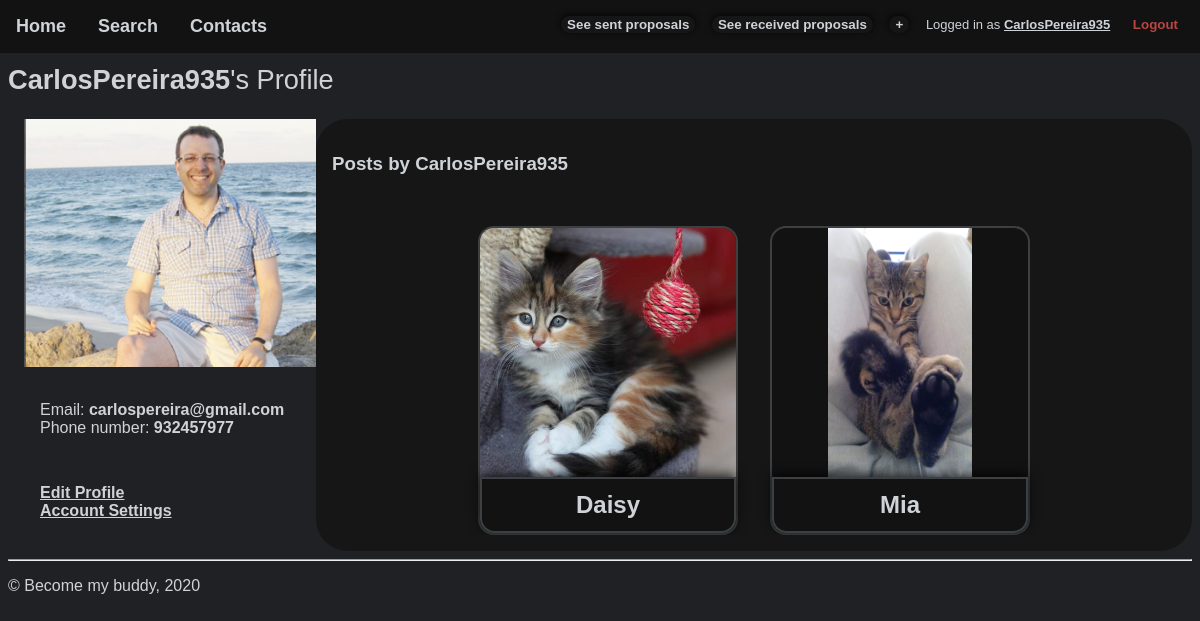
Page /pages/profile.php?username=CarlosPereira935 (signed in) on the committed database.
### tables this page shows
CREATE TABLE User(
    id INTEGER PRIMARY KEY,
    username TEXT UNIQUE NOT NULL,
    password TEXT NOT NULL,
    email TEXT UNIQUE NOT NULL,
    mobile_number CHAR(9) UNIQUE NOT NULL,
    extension TEXT
);

### pages/profile.php (called while the page is built, shortened)
<?php
  require_once '../templates/common/tpl_header_noimg.php';
  require '../database/queries/db_user.php';
  require '../templates/tpl_profile.php';
  $username = $_GET['username'];
  $user_info = getUserInfo($username);
  $user_posts = getPostsByUser($username);
  drawProfile($user_info, $user_posts);
  require_once '../templates/common/tpl_footer.php';
?>

### database/queries/db_user.php (called while the page is built, shortened)
<?php
function getUserInfo($username)
{
    $user_id = getUserId($username)['id'];
    $db = Database::instance()->db();
    $stmt = $db->prepare(
        '
        SELECT id, username, email, mobile_number, extension
        FROM User
        WHERE User.id = ?'
    );
    $stmt->execute(array($user_id));
    $users = $stmt->fetchAll();
    if (count($users) > 0) { return $users[0];
    } else { return null;
    }
}
function getUserId($username)
{
    $db = Database::instance()->db();
    $stmt = $db->prepare(
        'SELECT id FROM User WHERE username LIKE ?'
    );
    $stmt->execute(array($username));
    return $stmt->fetch();
}
?>

### templates/tpl_profile.php (the view, shortened to what this page needs)
<?php
  require '../templates/tpl_list.php';
function drawProfile($user, $user_posts)
{
    $photo_path = "../static/users/" . $user['id'] . "." . $user['extension'];
    ?>
    <h2><b><?php echo $user['username'];?></b>&#39;s Profile</h2>
    <div id="profile">
        <div id="profile-pic">
          <img src="<?php echo $photo_path; ?>" alt="User Profile Picture">
        </div>
        <ul class="nobullets" id="profile-info">
            <li>Email: <b><?php echo $user['email']; ?></b></li>
            <li>Phone number: <b><?php echo $user['mobile_number']; ?></b></li>
        </ul>
        <?php if($user['username'] == $_SESSION['username']) { ?>
          <ul class="nobullets" id="profile-options">
            <li><a class="hoverable" href='../pages/edit_profile.php'>Edit Profile </a></li>
            <li><a class="hoverable" href='../pages/settings.php'>Account Settings</a></li>
          </ul>
        <?php  }?>
        <div id="profile-posts">
          <h3><b>Posts by <?php echo $user['username']?></b></h3>
        </div>
    </div>
    <?php
}
    ?>

### css/style.css (style rules this page uses)
:root { --fonts: helvetica, sans-serif; --background: #202124; --background-dark: #161616; --main: #cfd3d8; --green: #5d8d79; --red: #b94642; --darkGreen: #2f5e4a; --orange: #8d645d; --dark: #121212; --light: #3c4042; --button-corner-radius: 2em; --items-text-corner-radius: 0.6em; --comment-corner-radius: 0.6em; --petimage-corner-radius: 1em; --petimage-corner-radius-inner: 0.85em; --petimage-size: 16em; --petpost-img-size: 18em; }
body { font-family: var(--fonts); color: var(--main); background-color: var(--background); }
h2 { font-size: 1.7em; font-weight: normal; }
a { color: var(--main); font-weight: bold; }
.nobullets { list-style: none; margin: 0; padding: 0; }
#profile { margin-left: 1em; display: grid; grid-template-columns: 1fr 3fr; grid-template-areas: "pf-pic pf-posts" "pf-info pf-posts" "pf-options pf-posts"; }
#profile-pic { grid-area: pf-pic; }
#profile-pic img { width: 100%; max-width: 20em; height: auto; }
#profile-info { grid-area: pf-info; padding: 1em; }
#profile-options { grid-area: pf-options; padding: 1em; }
#profile-posts { grid-area: pf-posts; padding: 1em; background-color: var(--background-dark); border-radius: var(--button-corner-radius); }

### css/layout.css (style rules this page uses)
:root { --top-bar-height: 4em; --bottom-bar-height: 4em; --list_gap: 2em; --list_gap_inv: -2em; --list-height: 48em; }
body { margin-top: var(--top-bar-height); }

### css/responsive.css (style rules this page uses)
:root { --top-bar-height: 4em; }

### rows in the picture
user: username "CarlosPereira935", email "carlospereira@gmail.com", mobile_number "932457977"

### other values in the picture
$_SESSION['username'] "CarlosPereira935"
$post['name'] "Daisy"
$post['name'] "Mia"
